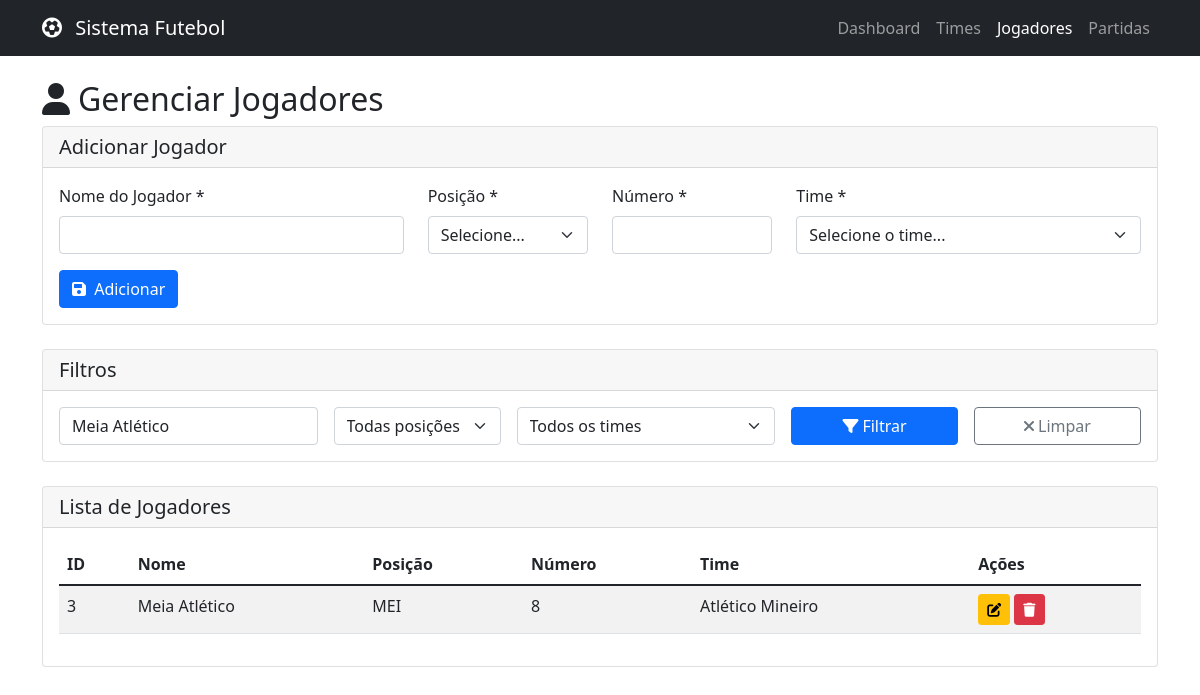
Page /jogadores.php?nome=Meia Atlético on the committed database.
### tables this page shows
CREATE TABLE jogadores (
    id INT AUTO_INCREMENT PRIMARY KEY,
    nome VARCHAR(100) NOT NULL,
    posicao ENUM('GOL', 'ZAG', 'LD', 'LE', 'VOL', 'MEI', 'ATA') NOT NULL,
    numero_camisa INT NOT NULL,
    time_id INT,
    created_at TIMESTAMP DEFAULT CURRENT_TIMESTAMP,
    updated_at TIMESTAMP DEFAULT CURRENT_TIMESTAMP ON UPDATE CURRENT_TIMESTAMP,
    FOREIGN KEY (time_id) REFERENCES times(id) ON DELETE CASCADE,
    UNIQUE KEY unique_jogador_time (time_id, numero_camisa)
);

CREATE TABLE times (
    id INT AUTO_INCREMENT PRIMARY KEY,
    nome VARCHAR(100) NOT NULL,
    cidade VARCHAR(100) NOT NULL,
    created_at TIMESTAMP DEFAULT CURRENT_TIMESTAMP,
    updated_at TIMESTAMP DEFAULT CURRENT_TIMESTAMP ON UPDATE CURRENT_TIMESTAMP
);

### models/Jogador.php (called while the page is built, shortened)
<?php
class Jogador {
    private $conn;
    private $table_name = "jogadores";
    public function __construct($db) {
        $this->conn = $db;
    }
    public function readAll($page = 1, $records_per_page = 10, $filters = []) {
        $offset = ($page - 1) * $records_per_page;
        $where = "WHERE 1=1";
        $params = [];
        if(!empty($filters['nome'])) {
            $where .= " AND j.nome LIKE :nome";
            $params[':nome'] = "%{$filters['nome']}%";
        }
        $query = "SELECT j.*, t.nome as time_nome
                 FROM " . $this->table_name . " j
                 LEFT JOIN times t ON j.time_id = t.id
                 " . $where . "
                 ORDER BY j.nome
                 LIMIT :offset, :records_per_page";
        $stmt = $this->conn->prepare($query);
        foreach($params as $key => $value) {
            $stmt->bindValue($key, $value);
        }
        $stmt->bindParam(":offset", $offset, PDO::PARAM_INT);
        $stmt->bindParam(":records_per_page", $records_per_page, PDO::PARAM_INT);
        $stmt->execute();
        return $stmt;
    }
    public function count($filters = []) {
        $where = "WHERE 1=1";
        $params = [];
        if(!empty($filters['nome'])) {
            $where .= " AND nome LIKE :nome";
            $params[':nome'] = "%{$filters['nome']}%";
        }
        $query = "SELECT COUNT(*) as total FROM " . $this->table_name . " " . $where;
        $stmt = $this->conn->prepare($query);
        foreach($params as $key => $value) {
            $stmt->bindValue($key, $value);
        }
        $stmt->execute();
        $row = $stmt->fetch(PDO::FETCH_ASSOC);
        return $row['total'];
    }
}
?>

### models/Time.php (called while the page is built, shortened)
<?php
class Time {
    private $conn;
    private $table_name = "times";
    public function __construct($db) {
        $this->conn = $db;
    }
    public function getAll() {
        $query = "SELECT id, nome FROM " . $this->table_name . " ORDER BY nome";
        $stmt = $this->conn->prepare($query);
        $stmt->execute();
        return $stmt;
    }
}
?>

### jogadores.php (the view, shortened to what this page needs)
<?php
include_once 'models/Time.php';
include_once 'models/Jogador.php';
$database = new Database();
$db = $database->getConnection();
$jogador = new Jogador($db);
$page = isset($_GET['page']) ? $_GET['page'] : 1;
$records_per_page = 10;
$filters = [
    'nome' => isset($_GET['nome']) ? $_GET['nome'] : '',
    'posicao' => isset($_GET['posicao']) ? $_GET['posicao'] : '',
    'time_id' => isset($_GET['time_id']) ? $_GET['time_id'] : ''
];
$edit_jogador = null;
$stmt = $jogador->readAll($page, $records_per_page, $filters);
$total_records = $jogador->count($filters);
?>
<!DOCTYPE html>
<html lang="pt-BR">
<head>
    <link href="https://cdn.jsdelivr.net/npm/bootstrap@5.1.3/dist/css/bootstrap.min.css" rel="stylesheet">
    <link href="https://cdnjs.cloudflare.com/ajax/libs/font-awesome/6.0.0/css/all.min.css" rel="stylesheet">
</head>
<body>
    <nav class="navbar navbar-expand-lg navbar-dark bg-dark">
        <div class="container">
            <a class="navbar-brand" href="index.php">
                <i class="fas fa-futbol me-2"></i>
                Sistema Futebol
            </a>
            <div class="navbar-nav">
                <a class="nav-link" href="index.php">Dashboard</a>
                <a class="nav-link" href="times.php">Times</a>
                <a class="nav-link active" href="jogadores.php">Jogadores</a>
                <a class="nav-link" href="partidas.php">Partidas</a>
            </div>
        </div>
    </nav>
    <div class="container mt-4">
        <div class="row">
            <div class="col-12">
                <h2><i class="fas fa-user me-2"></i>Gerenciar Jogadores</h2>
                <div class="card mb-4">
                    <div class="card-header">
                        <h5 class="mb-0"><?php echo empty($edit_jogador) ? 'Adicionar Jogador' : 'Editar Jogador'; ?></h5>
                    </div>
                    <div class="card-body">
                        <form method="POST">
                            <div class="row">
                                <div class="col-md-4">
                                    <div class="mb-3">
                                        <label for="nome" class="form-label">Nome do Jogador *</label>
                                        <input type="text" class="form-control" id="nome" name="nome"
                                               value="<?php echo !empty($edit_jogador) ? $edit_jogador['nome'] : ''; ?>" required>
                                    </div>
                                </div>
                                <div class="col-md-2">
                                    <div class="mb-3">
                                        <label for="posicao" class="form-label">Posição *</label>
                                        <select class="form-select" id="posicao" name="posicao" required>
                                            <option value="">Selecione...</option>
                                        </select>
                                    </div>
                                </div>
                                <div class="col-md-2">
                                    <div class="mb-3">
                                        <label for="numero_camisa" class="form-label">Número *</label>
                                        <input type="number" class="form-control" id="numero_camisa" name="numero_camisa"
                                               min="1" max="99"
                                               value="<?php echo !empty($edit_jogador) ? $edit_jogador['numero_camisa'] : ''; ?>" required>
                                    </div>
                                </div>
                                <div class="col-md-4">
                                    <div class="mb-3">
                                        <label for="time_id" class="form-label">Time *</label>
                                        <select class="form-select" id="time_id" name="time_id" required>
                                            <option value="">Selecione o time...</option>
                                        </select>
                                    </div>
                                </div>
                            </div>
                            <button type="submit" class="btn btn-primary">
                                <i class="fas fa-save me-1"></i>
                                <?php echo empty($edit_jogador) ? 'Adicionar' : 'Atualizar'; ?>
                            </button>
                        </form>
                    </div>
                </div>
                <div class="card">
                    <div class="card-header">
                        <h5 class="mb-0">Filtros</h5>
                    </div>
                    <div class="card-body">
                        <form method="GET" class="row g-3">
                            <div class="col-md-3">
                                <input type="text" name="nome" class="form-control" placeholder="Nome do jogador"
                                       value="<?php echo htmlspecialchars($filters['nome']); ?>">
                            </div>
                            <div class="col-md-2">
                                <select name="posicao" class="form-select">
                                    <option value="">Todas posições</option>
                                </select>
                            </div>
                            <div class="col-md-3">
                                <select name="time_id" class="form-select">
                                    <option value="">Todos os times</option>
                                </select>
                            </div>
                            <div class="col-md-2">
                                <button type="submit" class="btn btn-primary w-100">
                                    <i class="fas fa-filter me-1"></i>Filtrar
                                </button>
                            </div>
                            <div class="col-md-2">
                                <a href="jogadores.php" class="btn btn-outline-secondary w-100">
                                    <i class="fas fa-times me-1"></i>Limpar
                                </a>
                            </div>
                        </form>
                    </div>
                </div>
                <div class="card mt-4">
                    <div class="card-header">
                        <h5 class="mb-0">Lista de Jogadores</h5>
                    </div>
                    <div class="card-body">
                        <?php if($total_records > 0): ?>
                            <div class="table-responsive">
                                <table class="table table-striped">
                                    <thead>
                                        <tr>
                                            <th>ID</th>
                                            <th>Nome</th>
                                            <th>Posição</th>
                                            <th>Número</th>
                                            <th>Time</th>
                                            <th>Ações</th>
                                        </tr>
                                    </thead>
                                    <tbody>
                                        <?php while ($row = $stmt->fetch(PDO::FETCH_ASSOC)): ?>
                                            <tr>
                                                <td><?php echo $row['id']; ?></td>
                                                <td><?php echo htmlspecialchars($row['nome']); ?></td>
                                                <td><?php echo $row['posicao']; ?></td>
                                                <td><?php echo $row['numero_camisa']; ?></td>
                                                <td><?php echo htmlspecialchars($row['time_nome']); ?></td>
                                                <td>
                                                    <a href="jogadores.php?action=edit&id=<?php echo $row['id']; ?>&<?php echo http_build_query($filters); ?>"
                                                       class="btn btn-sm btn-warning">
                                                        <i class="fas fa-edit"></i>
                                                    </a>
                                                    <button type="button" class="btn btn-sm btn-danger"
                                                            data-bs-toggle="modal"
                                                            data-bs-target="#deleteModal<?php echo $row['id']; ?>">
                                                        <i class="fas fa-trash"></i>
                                                    </button>
                                                </td>
                                            </tr>
                                        <?php endwhile; ?>
                                    </tbody>
                                </table>
                            </div>
                        <?php else: ?>
                            <div class="alert alert-info">
                                Nenhum jogador encontrado com os filtros aplicados.
                            </div>
                        <?php endif; ?>
                    </div>
                </div>
            </div>
        </div>
    </div>
</body>
</html>

### rows in the picture
jogadores: id "3", nome "Meia Atlético", posicao "MEI", numero_camisa "8", time.nome "Atlético Mineiro"
